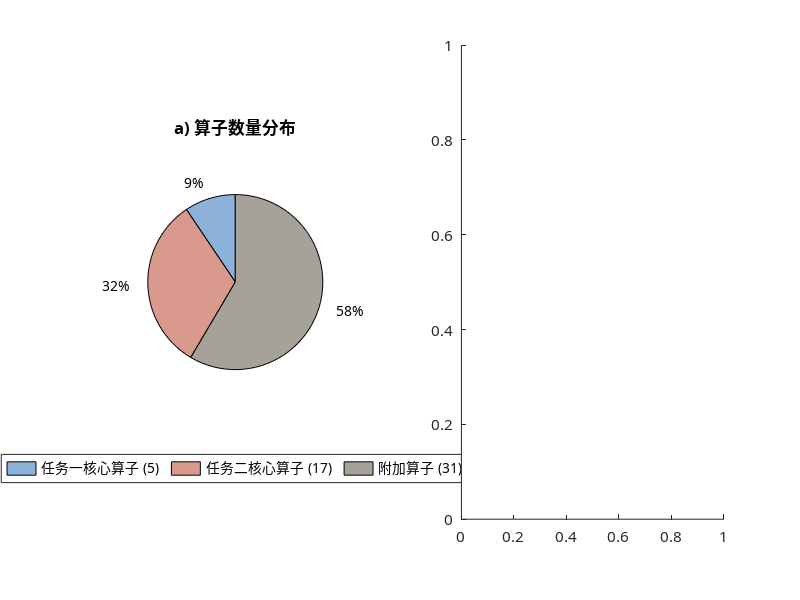

Source code (MATLAB): (Note: this script raises an error after producing the figure.)
function fig_task12_operator_distribution()
% 任务一/任务二核心算子占比分布饼状图
% Task1: 5个核心算子 (雷达目标检测与多普勒分析)
% Task2: 17个核心算子 (多域特征提取)
% 总计: 53个算子

close all; clc;

%% 初始化
set(groot, 'defaultAxesFontName', 'Microsoft YaHei');
set(groot, 'defaultTextFontName', 'Microsoft YaHei');
set(groot, 'defaultAxesFontSize', 11);
set(groot, 'defaultFigureColor', [1 1 1]);

% 调色板
palette.blue = [0.55 0.70 0.85];
palette.orange = [0.85 0.60 0.55];
palette.green = [0.55 0.75 0.65];
palette.purple = [0.68 0.60 0.78];
palette.red = [0.80 0.58 0.60];
palette.gray = [0.65 0.63 0.60];

baseDir = fileparts(mfilename('fullpath'));
outDir = fullfile(baseDir, 'output');
if ~exist(outDir, 'dir')
    mkdir(outDir);
end

%% 算子数量定义
task1_core = 5;      % 任务一核心算子
task2_core = 17;     % 任务二核心算子
total_ops = 53;       % 总算子数
other_ops = total_ops - task1_core - task2_core;  % 附加算子

%% 创建数据
data = [task1_core, task2_core, other_ops];
labels = {'任务一核心算子', '任务二核心算子', '附加算子'};
colors = [palette.blue; palette.orange; palette.gray];

%% 创建图表
fig = figure('Color', 'w', 'Position', [100 100 900 600]);

%% 子图1: 饼状图
subplot(1, 2, 1);
pie(data);
colormap(colors);
title('a) 算子数量分布', 'FontWeight', 'bold', 'FontSize', 12);
legend({'任务一核心算子 (5)', '任务二核心算子 (17)', '附加算子 (31)'}, ...
    'Location', 'southoutside', 'Orientation', 'horizontal');

%% 子图2: 条形对比图
subplot(1, 2, 2);
categories = {'任务一核心', '任务二核心', '附加算子'};
x = categorical(categories);
x = reordercats(x, categories);
b = bar(x, data, 'FaceColor', 'flat');
b.CData = colors;
hold on;
for i = 1:numel(data)
    text(i, data(i) + 1, sprintf('%d', data(i)), ...
        'HorizontalAlignment', 'center', 'FontWeight', 'bold', 'FontSize', 12);
end
ylabel('算子数量');
title('b) 算子数量对比', 'FontWeight', 'bold', 'FontSize', 12);
ylim([0 40]);
grid on;

%% 总标题
sgtitle('CUDA算子模块占比分析 (总计53个算子)', 'FontSize', 14, 'FontWeight', 'bold');

%% 保存图表
exportgraphics(fig, fullfile(outDir, 'fig_task12_operator_distribution.png'), 'Resolution', 300);
fprintf('图表已保存至: %s\\fig_task12_operator_distribution.png\n', outDir);
end
